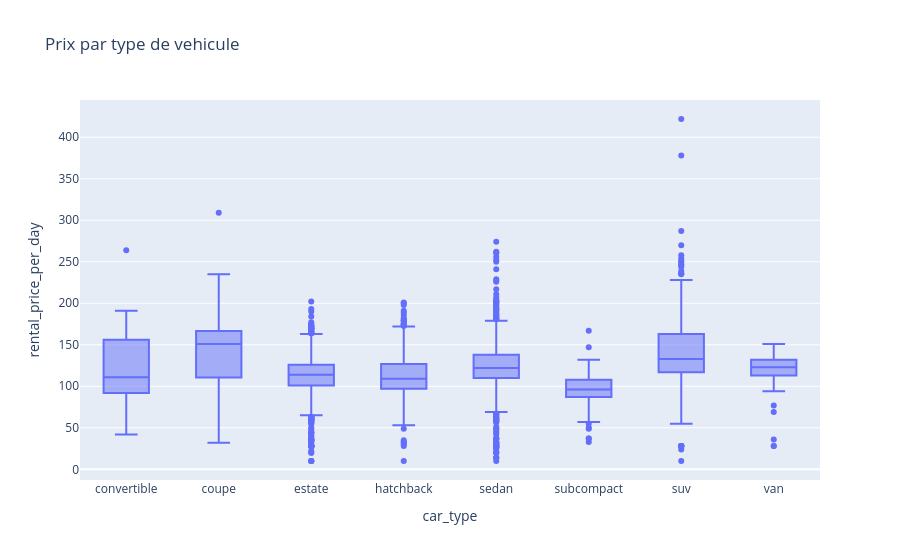

Write notebook code for a chart like this one.
### Code cell
fig = px.box(df_price, x='car_type', y='rental_price_per_day', title='Prix par type de vehicule')
fig.show()

### Figure 1 — Plotly figure (JSON) as saved in the notebook; plotly's stock layout.template omitted (floating-point values rounded to 4 significant figures; data arrays with more than 128 entries replaced by an {"elided": "..."} marker saying what was removed)
{"data": [{"alignmentgroup": "True", "hovertemplate": "car_type=%{x}<br>rental_price_per_day=%{y}<extra></extra>", "legendgroup": "", "marker": {"color": "#636efa"}, "name": "", "notched": false, "offsetgroup": "", "orientation": "v", "showlegend": false, "type": "box", "x": {"elided": "4843 str values"}, "x0": " ", "xaxis": "x", "y": {"elided": "4843 int values"}, "y0": " ", "yaxis": "y"}], "layout": {"boxmode": "group", "legend": {"tracegroupgap": 0}, "title": {"text": "Prix par type de vehicule"}, "xaxis": {"anchor": "y", "domain": [0, 1], "title": {"text": "car_type"}}, "yaxis": {"anchor": "x", "domain": [0, 1], "title": {"text": "rental_price_per_day"}}}}
